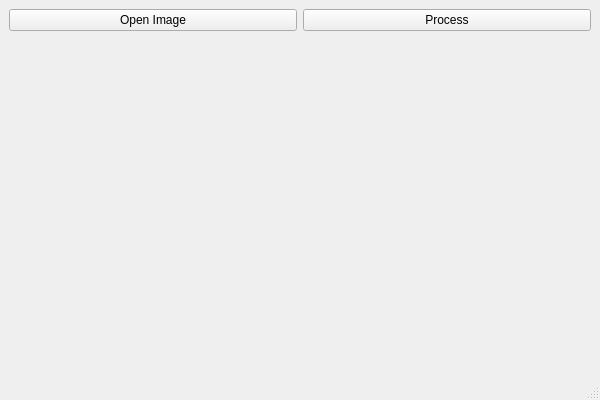
<?xml version="1.0" encoding="UTF-8"?>
<ui version="4.0">
 <class>MainWindow2</class>
 <widget class="QMainWindow" name="MainWindow2">
  <property name="geometry">
   <rect>
    <x>0</x>
    <y>0</y>
    <width>600</width>
    <height>400</height>
   </rect>
  </property>
  <property name="windowTitle">
   <string>MainWindow</string>
  </property>
  <widget class="QWidget" name="centralwidget">
   <layout class="QVBoxLayout" name="verticalLayout">
    <item>
     <layout class="QHBoxLayout" name="horizontalLayout_2">
      <item>
       <widget class="QPushButton" name="openImageButton">
        <property name="sizePolicy">
         <sizepolicy hsizetype="Preferred" vsizetype="Fixed">
          <horstretch>0</horstretch>
          <verstretch>0</verstretch>
         </sizepolicy>
        </property>
        <property name="text">
         <string>Open Image</string>
        </property>
       </widget>
      </item>
      <item>
       <widget class="QPushButton" name="processButton">
        <property name="sizePolicy">
         <sizepolicy hsizetype="Preferred" vsizetype="Fixed">
          <horstretch>0</horstretch>
          <verstretch>0</verstretch>
         </sizepolicy>
        </property>
        <property name="text">
         <string>Process</string>
        </property>
       </widget>
      </item>
     </layout>
    </item>
    <item>
     <widget class="QLabel" name="imgLabel">
      <property name="sizePolicy">
       <sizepolicy hsizetype="Preferred" vsizetype="MinimumExpanding">
        <horstretch>0</horstretch>
        <verstretch>0</verstretch>
       </sizepolicy>
      </property>
      <property name="text">
       <string/>
      </property>
     </widget>
    </item>
   </layout>
  </widget>
  <widget class="QMenuBar" name="menubar">
   <property name="geometry">
    <rect>
     <x>0</x>
     <y>0</y>
     <width>600</width>
     <height>21</height>
    </rect>
   </property>
  </widget>
  <widget class="QStatusBar" name="statusbar"/>
 </widget>
 <resources/>
 <connections/>
</ui>
